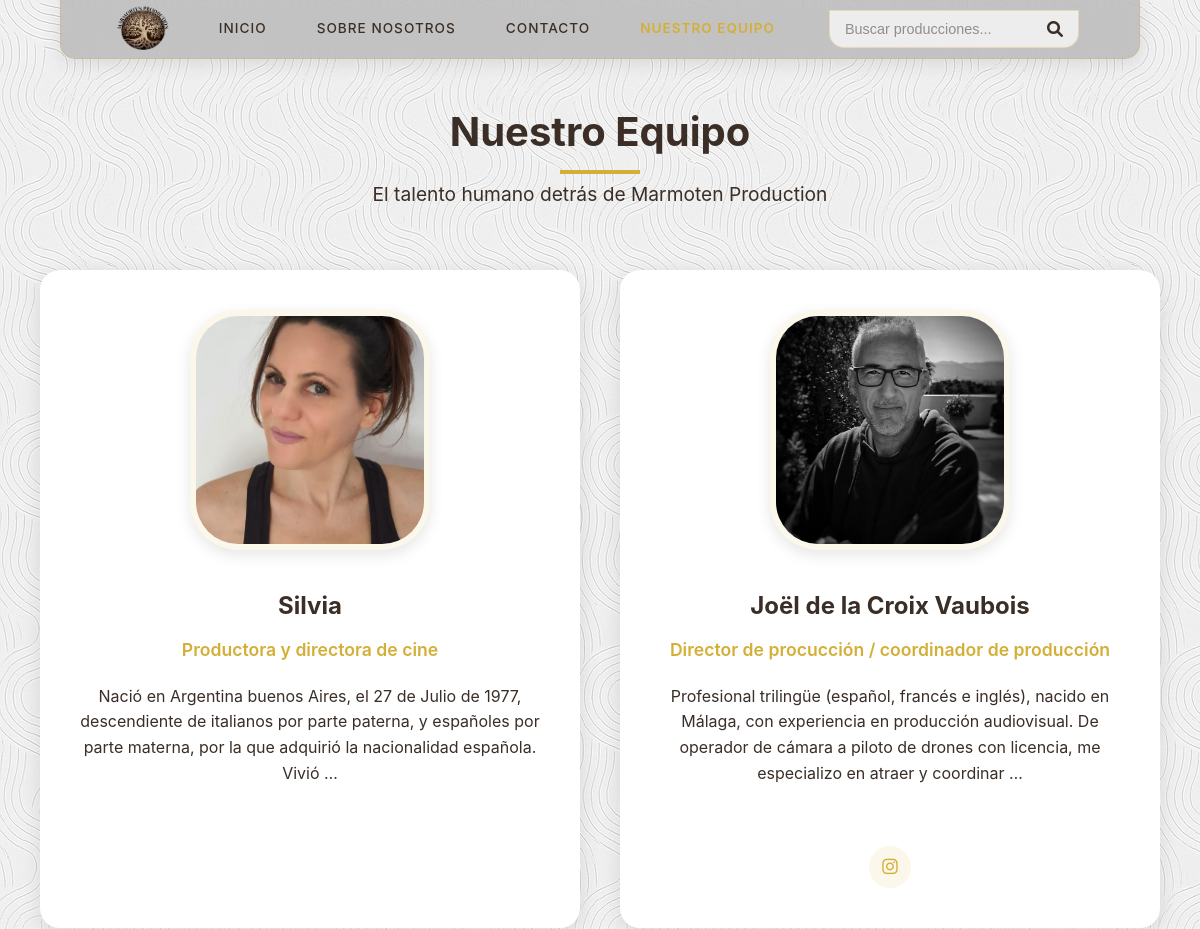
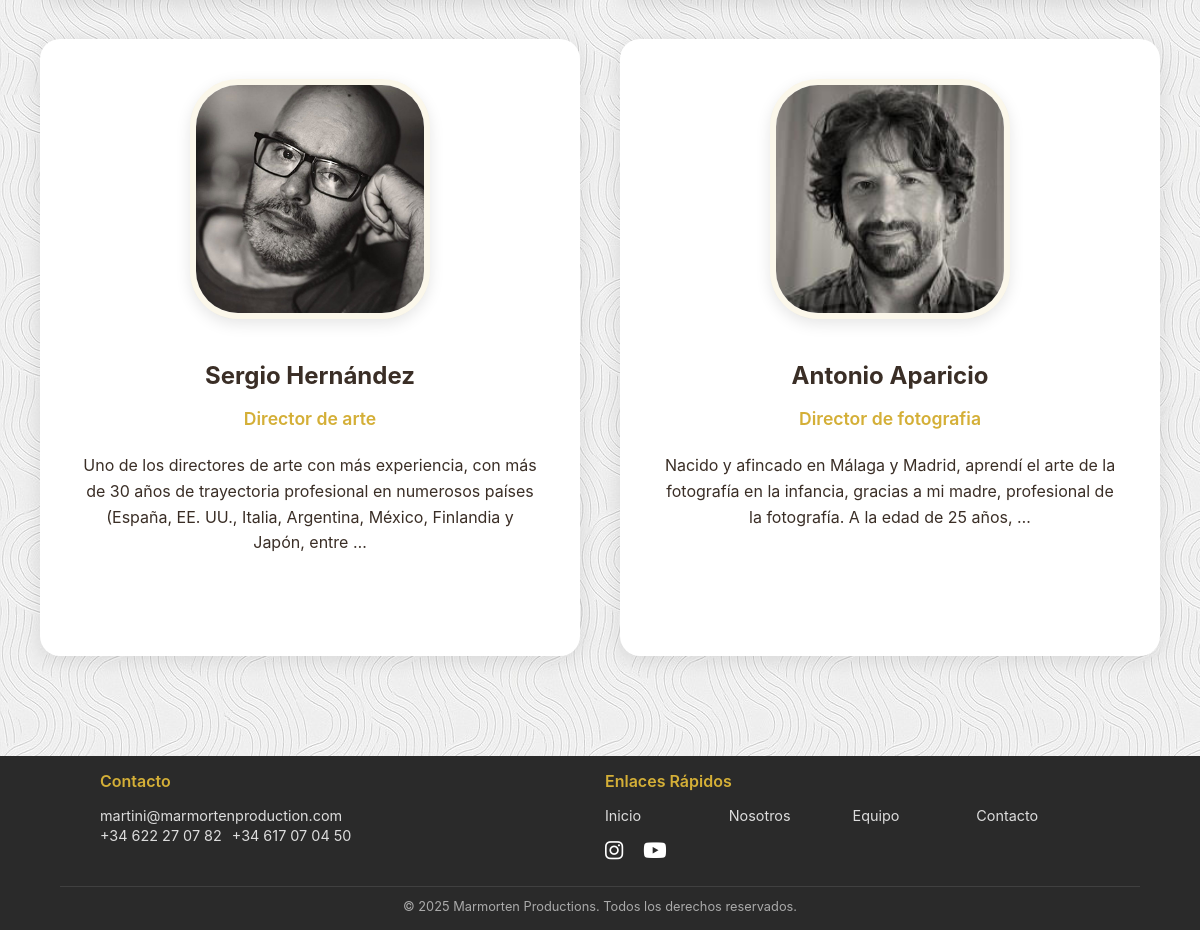
/nuestro-equipo/, run on an earlier commit of the app's database (2 pictures, top to bottom).
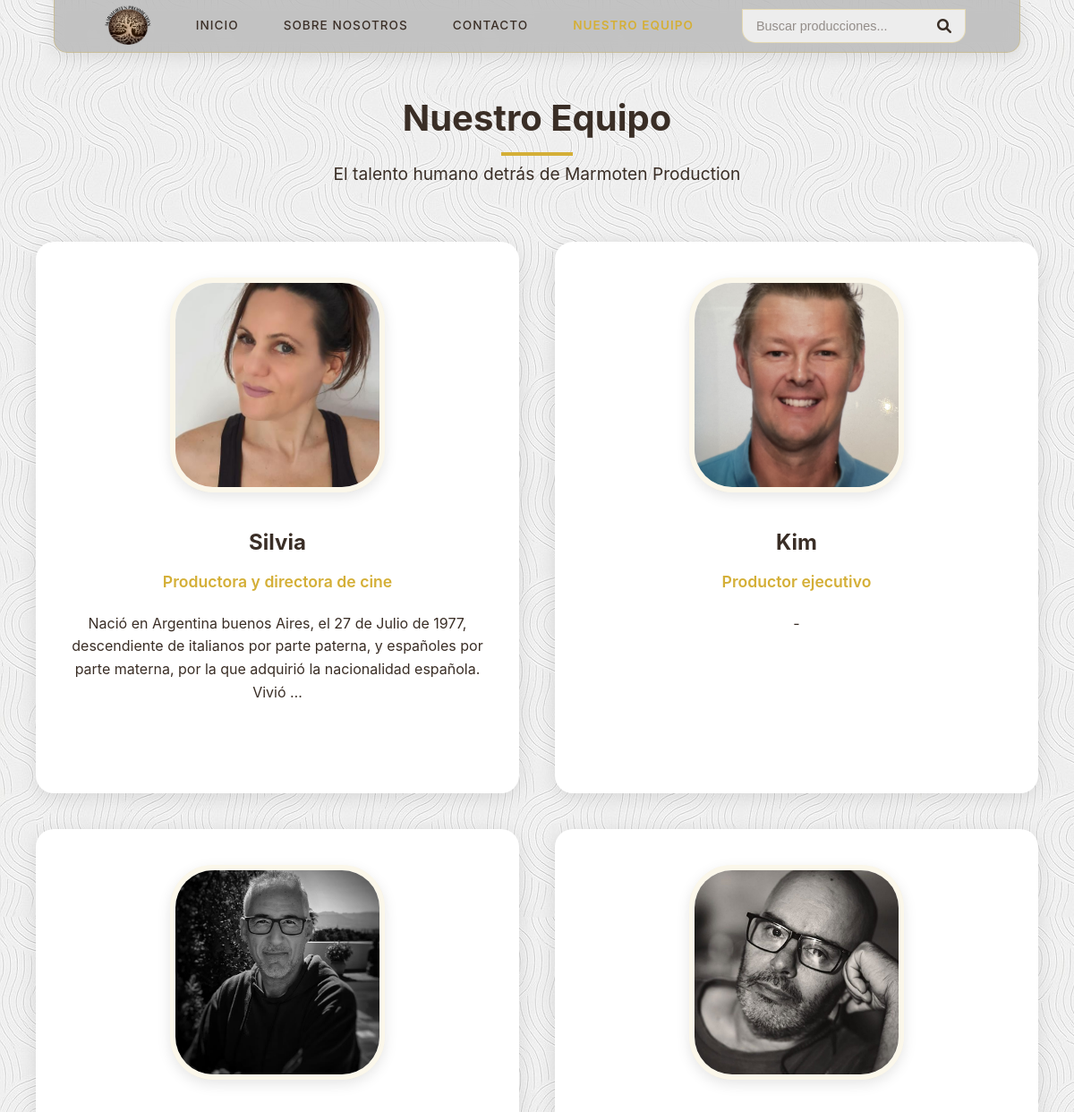
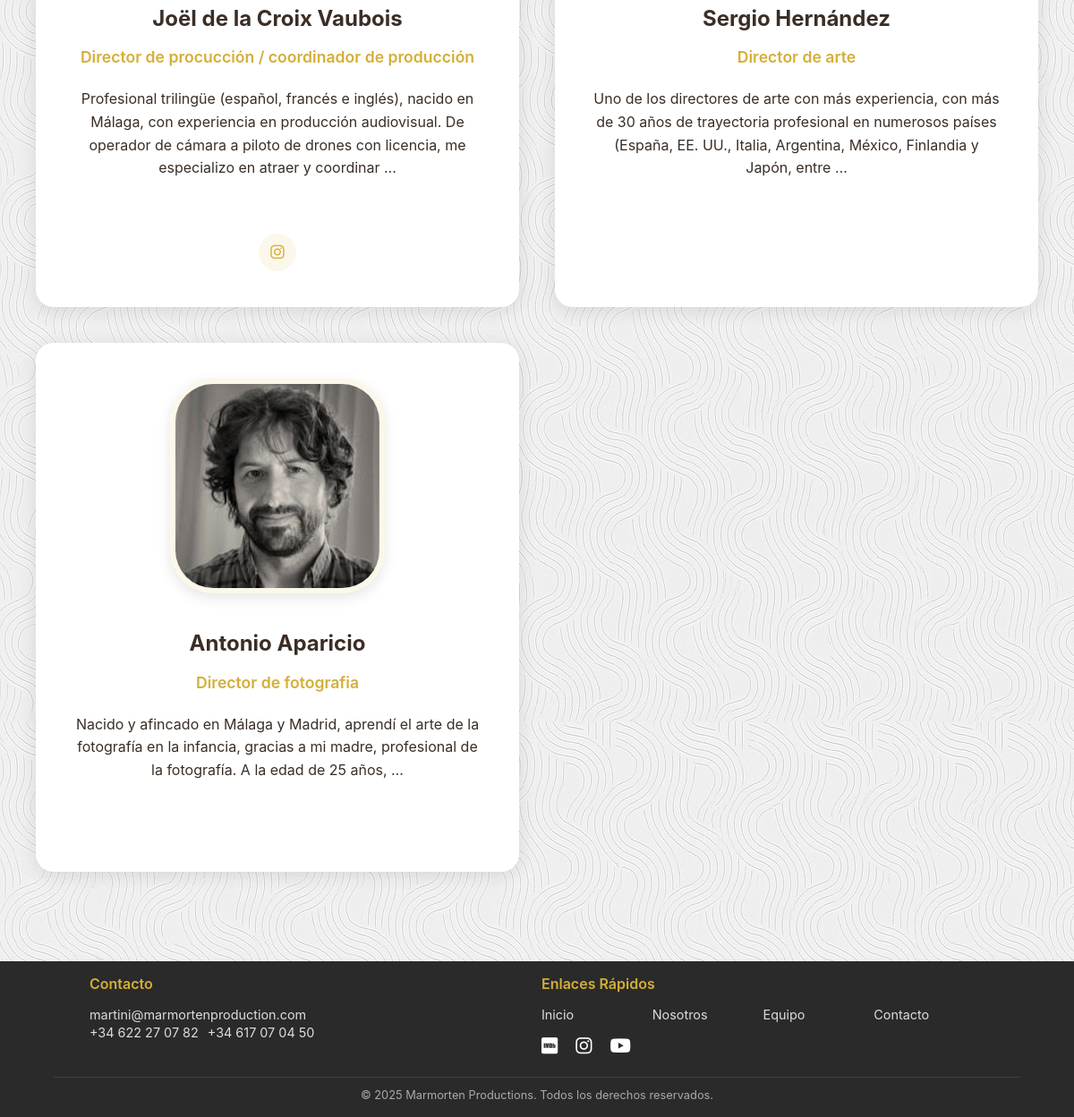
And on a later commit of the database (2 pictures, top to bottom).
### blog/models.py (models this page shows, shortened)
class Equipo(models.Model):
    nombre = models.CharField(max_length=100)
    puesto = models.CharField(max_length=100)
    biografia = models.TextField()
    foto = models.ImageField(upload_to='equipo/')
    orden = models.PositiveIntegerField(default=0)
    redes_sociales = models.JSONField(default=dict, blank=True)
    class Meta:
        ordering = ['orden']
        verbose_name_plural = "Miembros del equipo"

class EnlaceExterno(models.Model):
    TIPO_ENLACE_CHOICES = [
        ('YOUTUBE', 'YouTube'),
        ('INSTAGRAM', 'Instagram'),
        ('FACEBOOK', 'Facebook'),
        ('TWITTER', 'Twitter/X'),
        ('OTRO', 'Otro'),
    ]
    post = models.ForeignKey(
        Post,
        related_name='enlaces_externos',
        on_delete=models.CASCADE,
        null=True,
        blank=True
    )
    equipo = models.ForeignKey(
        'Equipo',
        related_name='enlaces_externos',
        on_delete=models.CASCADE,
        null=True,
        blank=True
    )
    url = models.URLField()
    tipo = models.CharField(max_length=10, choices=TIPO_ENLACE_CHOICES)
    mostrar = models.BooleanField(default=True)
    titulo = models.CharField(max_length=200, blank=True)
    orden = models.PositiveIntegerField(default=0)
    class Meta:
        ordering = ['orden']
    class Meta:
        ordering = ['orden']
    def get_icon_class(self):
        iconos = {
            'YOUTUBE': 'fab fa-youtube',
            'INSTAGRAM': 'fab fa-instagram',
            'FACEBOOK': 'fab fa-facebook-f',
            'TWITTER': 'fab fa-twitter',
            'OTRO': 'fas fa-external-link-alt',
        }
        return iconos.get(self.tipo, 'fas fa-link')

class TelefonoContacto(models.Model):
    configuracion = models.ForeignKey(
        ConfiguracionSitio,
        related_name='telefonos',
        on_delete=models.CASCADE
    )
    numero = models.CharField(max_length=40)
    descripcion = models.CharField(max_length=100, blank=True, help_text="Ej: Oficina, Móvil, WhatsApp")
    orden = models.PositiveIntegerField(default=0)
    class Meta:
        ordering = ['orden']
        verbose_name_plural = "Teléfonos de Contacto"

### blog/views.py (the view)
# urls.py: path('nuestro-equipo/', views.nuestro_equipo, name='nuestro_equipo'),
def nuestro_equipo(request):
    context = {
        'config': get_config(),
        'equipo': Equipo.objects.all().order_by('orden'),
        'posts_destacados': Post.objects.filter(destacado=True).exclude(imagen='').order_by('-fecha_publicacion')
    }
    return render(request, 'blog/nuestro_equipo.html', context)

### blog/views.py (called while the page is built)
def get_config():
    return ConfiguracionSitio.objects.first()

### blog/templates/blog/nuestro_equipo.html (shortened to what this page needs)
{% extends 'blog/base.html' %}
{% block content %}
<div class="team-section">
  <div class="team-header">
    <h1 class="team-title">Nuestro Equipo</h1>
    <p class="team-subtitle">El talento humano detrás de {{ config.titulo_sitio }}</p>
  </div>
  <div class="team-grid">
    {% for miembro in equipo %}
    <div class="team-member-card" onclick="openPopup('{{ miembro.id }}')">
      <div class="team-member-img-container">
        <img src="{{ miembro.foto.url }}"
             alt="{{ miembro.nombre }}"
             class="team-member-img">
      </div>
      <div class="team-member-body">
        <h3 class="team-member-name">{{ miembro.nombre }}</h3>
        <p class="team-member-position">{{ miembro.puesto }}</p>
        <p class="team-member-bio">{{ miembro.biografia|truncatewords:30 }}</p>
        <div class="team-social-links">
          {% for enlace in miembro.enlaces_externos.all %}
            {% if enlace.mostrar %}
            <a href="{{ enlace.url }}" target="_blank" class="team-social-link" title="{{ enlace.titulo|default:enlace.get_tipo_display }}" onclick="event.stopPropagation()">
              <i class="{{ enlace.get_icon_class }}"></i>
            </a>
            {% endif %}
          {% endfor %}
        </div>
      </div>
    </div>
    {% empty %}
    <div class="empty-team-message">
      <h3>Conoce a nuestro equipo</h3>
      <p>Actualmente no hay miembros del equipo para mostrar</p>
    </div>
    {% endfor %}
  </div>
</div>
{% endblock %}

### blog/templates/blog/base.html (shortened to what this page needs)
<!DOCTYPE html>
<html lang="es">
<head>
    <link rel="stylesheet" href="https://cdnjs.cloudflare.com/ajax/libs/font-awesome/6.0.0/css/all.min.css">
</head>
<body>
    <nav class="navbar" id="navbar">
        <img src="{{ config.logo.url }}" alt="Marmoten Production Logo" class="navbar-logo">
        <div class="nav-links" id="navLinks">
            <a href="{% url 'inicio' %}" class="nav-link active">Inicio</a>
            <a href="{% url 'sobre_nosotros' %}" class="nav-link">Sobre Nosotros</a>
            <a href="{% url 'contacto' %}" class="nav-link">Contacto</a>
            <a href="{% url 'nuestro_equipo' %}" class="nav-link">Nuestro Equipo</a>
        </div>
        <div class="search-container" id="searchContainer">
            <form action="{% url 'buscar_posts' %}" method="get" class="search-form">
                <input type="search" name="q" class="search-input" placeholder="Buscar producciones..." value="{{ request.GET.q }}">
                <button type="submit" class="search-button">
                    <i class="fas fa-search"></i>
                </button>
            </form>
        </div>
    </nav>
    <div class="container">
        {% block content %}{% endblock %}
    </div>
    <footer>
        <div class="footer-container">
            <div class="footer-section">
                <h3>Contacto</h3>
                <div class="footer-section-contact">
                    {% if config.email_contacto %}
                    <a href="mailto:{{ config.email_contacto }}">{{ config.email_contacto }}</a>
                    {% endif %}
                    <div class="telefono"">
                        {% if config.telefonos.all %}
                            {% for telefono in config.telefonos.all %}
                                <a href="tel:{{ telefono.numero }}">{{ telefono.numero }}</a>
                            {% endfor %}
                        {% endif %}
                    </div>
                </div>
            </div>
            <div class="footer-section">
                <h3>Enlaces Rápidos</h3>
                <div class="quick-links">
                    <a href="{% url 'inicio' %}">Inicio</a>
                    <a href="{% url 'sobre_nosotros' %}">Nosotros</a>
                    <a href="{% url 'nuestro_equipo' %}">Equipo</a>
                    <a href="{% url 'contacto' %}">Contacto</a>
                    <div class="social-links">
                        {% if config.imb_url %}
                        <a href="{{ config.imb_url }}" target="_blank"><i class="fab fa-imdb"></i></a>
                        {% endif %}
                        {% if config.instagram_url %}
                        <a href="{{ config.instagram_url }}" target="_blank"><i class="fab fa-instagram"></i></a>
                        {% endif %}
                        {% if config.youtube_url %}
                        <a href="{{ config.youtube_url }}" target="_blank"><i class="fab fa-youtube"></i></a>
                        {% endif %}
                    </div>
                </div>
            </div>
        </div>
        <div class="copyright">
            &copy; {% now "Y" %} Marmorten Productions. Todos los derechos reservados.
        </div>
    </footer>
</body>
</html>

What changed in the data, as far as the page shows it:
added Equipo: foto (picture), nombre "Kim", puesto "Productor ejecutivo", biografia "-"
